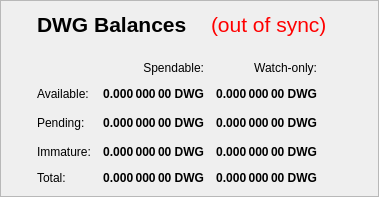
        <widget class="QFrame" name="frame">
         <property name="frameShape">
          <enum>QFrame::StyledPanel</enum>
         </property>
         <property name="frameShadow">
          <enum>QFrame::Raised</enum>
         </property>
         <layout class="QVBoxLayout" name="verticalLayout_4">
          <property name="spacing">
           <number>24</number>
          </property>
          <property name="leftMargin">
           <number>36</number>
          </property>
          <item>
           <layout class="QHBoxLayout" name="horizontalLayout_4">
            <item>
             <widget class="QLabel" name="label_5">
              <property name="font">
               <font>
                <pointsize>16</pointsize>
                <weight>75</weight>
                <bold>true</bold>
               </font>
              </property>
              <property name="text">
               <string>DWG Balances</string>
              </property>
             </widget>
            </item>
            <item>
             <widget class="QLabel" name="labelWalletStatus">
              <property name="font">
               <font>
                <pointsize>16</pointsize>
               </font>
              </property>
              <property name="cursor">
               <cursorShape>WhatsThisCursor</cursorShape>
              </property>
              <property name="toolTip">
               <string>The displayed information may be out of date. Your wallet automatically synchronizes with the DWG network after a connection is established, but this process has not completed yet.</string>
              </property>
              <property name="styleSheet">
               <string notr="true">QLabel { color: red; }</string>
              </property>
              <property name="text">
               <string notr="true">(out of sync)</string>
              </property>
              <property name="alignment">
               <set>Qt::AlignLeading|Qt::AlignLeft|Qt::AlignVCenter</set>
              </property>
             </widget>
            </item>
            <item>
             <spacer name="horizontalSpacer_3">
              <property name="orientation">
               <enum>Qt::Horizontal</enum>
              </property>
              <property name="sizeHint" stdset="0">
               <size>
                <width>40</width>
                <height>20</height>
               </size>
              </property>
             </spacer>
            </item>
           </layout>
          </item>
          <item>
           <layout class="QGridLayout" name="gridLayout">
            <property name="spacing">
             <number>12</number>
            </property>
            <item row="2" column="2">
             <widget class="QLabel" name="labelWatchPending">
              <property name="font">
               <font>
                <weight>75</weight>
                <bold>true</bold>
               </font>
              </property>
              <property name="cursor">
               <cursorShape>IBeamCursor</cursorShape>
              </property>
              <property name="toolTip">
               <string>Unconfirmed transactions to watch-only addresses</string>
              </property>
              <property name="text">
               <string notr="true">0.000 000 00 DWG</string>
              </property>
              <property name="alignment">
               <set>Qt::AlignRight|Qt::AlignTrailing|Qt::AlignVCenter</set>
              </property>
              <property name="textInteractionFlags">
               <set>Qt::LinksAccessibleByMouse|Qt::TextSelectableByKeyboard|Qt::TextSelectableByMouse</set>
              </property>
             </widget>
            </item>
            <item row="0" column="2">
             <widget class="QLabel" name="labelWatchonly">
              <property name="text">
               <string>Watch-only:</string>
              </property>
              <property name="alignment">
               <set>Qt::AlignRight|Qt::AlignTrailing|Qt::AlignVCenter</set>
              </property>
             </widget>
            </item>
            <item row="4" column="1">
             <widget class="QLabel" name="labelTotal">
              <property name="font">
               <font>
                <weight>75</weight>
                <bold>true</bold>
               </font>
              </property>
              <property name="cursor">
               <cursorShape>IBeamCursor</cursorShape>
              </property>
              <property name="toolTip">
               <string>Your current total balance</string>
              </property>
              <property name="text">
               <string notr="true">0.000 000 00 DWG</string>
              </property>
              <property name="alignment">
               <set>Qt::AlignRight|Qt::AlignTrailing|Qt::AlignVCenter</set>
              </property>
              <property name="textInteractionFlags">
               <set>Qt::LinksAccessibleByMouse|Qt::TextSelectableByKeyboard|Qt::TextSelectableByMouse</set>
              </property>
             </widget>
            </item>
            <item row="1" column="0">
             <widget class="QLabel" name="labelBalanceText">
              <property name="text">
               <string>Available:</string>
              </property>
             </widget>
            </item>
            <item row="3" column="2">
             <widget class="QLabel" name="labelWatchImmature">
              <property name="font">
               <font>
                <weight>75</weight>
                <bold>true</bold>
               </font>
              </property>
              <property name="cursor">
               <cursorShape>IBeamCursor</cursorShape>
              </property>
              <property name="toolTip">
               <string>Staked or masternode rewards in watch-only addresses that has not yet matured</string>
              </property>
              <property name="text">
               <string notr="true">0.000 000 00 DWG</string>
              </property>
              <property name="alignment">
               <set>Qt::AlignRight|Qt::AlignTrailing|Qt::AlignVCenter</set>
              </property>
              <property name="textInteractionFlags">
               <set>Qt::LinksAccessibleByMouse|Qt::TextSelectableByKeyboard|Qt::TextSelectableByMouse</set>
              </property>
             </widget>
            </item>
            <item row="3" column="0">
             <widget class="QLabel" name="labelImmatureText">
              <property name="text">
               <string>Immature:</string>
              </property>
             </widget>
            </item>
            <item row="3" column="1">
             <widget class="QLabel" name="labelImmature">
              <property name="font">
               <font>
                <weight>75</weight>
                <bold>true</bold>
               </font>
              </property>
              <property name="cursor">
               <cursorShape>IBeamCursor</cursorShape>
              </property>
              <property name="toolTip">
               <string>Staked or masternode rewards that has not yet matured</string>
              </property>
              <property name="text">
               <string notr="true">0.000 000 00 DWG</string>
              </property>
              <property name="alignment">
               <set>Qt::AlignRight|Qt::AlignTrailing|Qt::AlignVCenter</set>
              </property>
              <property name="textInteractionFlags">
               <set>Qt::LinksAccessibleByMouse|Qt::TextSelectableByKeyboard|Qt::TextSelectableByMouse</set>
              </property>
             </widget>
            </item>
            <item row="1" column="1">
             <widget class="QLabel" name="labelBalance">
              <property name="font">
               <font>
                <weight>75</weight>
                <bold>true</bold>
               </font>
              </property>
              <property name="cursor">
               <cursorShape>IBeamCursor</cursorShape>
              </property>
              <property name="toolTip">
               <string>Your current spendable balance</string>
              </property>
              <property name="text">
               <string notr="true">0.000 000 00 DWG</string>
              </property>
              <property name="alignment">
               <set>Qt::AlignRight|Qt::AlignTrailing|Qt::AlignVCenter</set>
              </property>
              <property name="textInteractionFlags">
               <set>Qt::LinksAccessibleByMouse|Qt::TextSelectableByKeyboard|Qt::TextSelectableByMouse</set>
              </property>
             </widget>
            </item>
            <item row="1" column="2">
             <widget class="QLabel" name="labelWatchAvailable">
              <property name="font">
               <font>
                <weight>75</weight>
                <bold>true</bold>
               </font>
              </property>
              <property name="cursor">
               <cursorShape>IBeamCursor</cursorShape>
              </property>
              <property name="toolTip">
               <string>Your current balance in watch-only addresses</string>
              </property>
              <property name="text">
               <string notr="true">0.000 000 00 DWG</string>
              </property>
              <property name="alignment">
               <set>Qt::AlignRight|Qt::AlignTrailing|Qt::AlignVCenter</set>
              </property>
              <property name="textInteractionFlags">
               <set>Qt::LinksAccessibleByMouse|Qt::TextSelectableByKeyboard|Qt::TextSelectableByMouse</set>
              </property>
             </widget>
            </item>
            <item row="2" column="1">
             <widget class="QLabel" name="labelUnconfirmed">
              <property name="font">
               <font>
                <weight>75</weight>
                <bold>true</bold>
               </font>
              </property>
              <property name="cursor">
               <cursorShape>IBeamCursor</cursorShape>
              </property>
              <property name="toolTip">
               <string>Total of transactions that have yet to be confirmed, and do not yet count toward the spendable balance</string>
              </property>
              <property name="text">
               <string notr="true">0.000 000 00 DWG</string>
              </property>
              <property name="alignment">
               <set>Qt::AlignRight|Qt::AlignTrailing|Qt::AlignVCenter</set>
              </property>
              <property name="textInteractionFlags">
               <set>Qt::LinksAccessibleByMouse|Qt::TextSelectableByKeyboard|Qt::TextSelectableByMouse</set>
              </property>
             </widget>
            </item>
            <item row="2" column="0">
             <widget class="QLabel" name="labelPendingText">
              <property name="text">
               <string>Pending:</string>
              </property>
             </widget>
            </item>
            <item row="4" column="0">
             <widget class="QLabel" name="labelTotalText">
              <property name="text">
               <string>Total:</string>
              </property>
             </widget>
            </item>
            <item row="4" column="2">
             <widget class="QLabel" name="labelWatchTotal">
              <property name="font">
               <font>
                <weight>75</weight>
                <bold>true</bold>
               </font>
              </property>
              <property name="cursor">
               <cursorShape>IBeamCursor</cursorShape>
              </property>
              <property name="toolTip">
               <string>Current total balance in watch-only addresses</string>
              </property>
              <property name="text">
               <string notr="true">0.000 000 00 DWG</string>
              </property>
              <property name="alignment">
               <set>Qt::AlignRight|Qt::AlignTrailing|Qt::AlignVCenter</set>
              </property>
              <property name="textInteractionFlags">
               <set>Qt::LinksAccessibleByMouse|Qt::TextSelectableByKeyboard|Qt::TextSelectableByMouse</set>
              </property>
             </widget>
            </item>
            <item row="0" column="1">
             <widget class="QLabel" name="labelSpendable">
              <property name="text">
               <string>Spendable:</string>
              </property>
              <property name="alignment">
               <set>Qt::AlignRight|Qt::AlignTrailing|Qt::AlignVCenter</set>
              </property>
             </widget>
            </item>
            <item row="2" column="3">
             <spacer name="horizontalSpacer_2">
              <property name="orientation">
               <enum>Qt::Horizontal</enum>
              </property>
              <property name="sizeHint" stdset="0">
               <size>
                <width>40</width>
                <height>20</height>
               </size>
              </property>
             </spacer>
            </item>
           </layout>
          </item>
         </layout>
        </widget>
